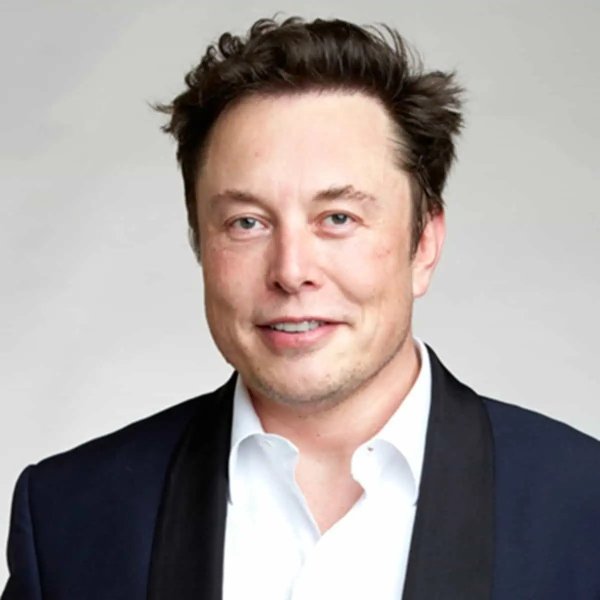
#> input picture cat.jpg, 1200 x 1200 px (shown at 1/2 size); the run also reads 1 picture not shown here
$ python main.py
#> lines starting #> are read from the running program, lines starting #| are printed output that depends on the picture
import requests
import time
import math
from PIL import Image


DOT_DIAMETER = 1
PUSH_COUNT = 1
INPUT_IMAGE = "cat.jpg"
PRINTED_WIDTH = 70

last_x = 0
last_y = 0


def dither(base_width: int = 50):
    img = Image.open("./" + INPUT_IMAGE).convert("L")
    wpercent = base_width / float(img.size[0])
    hsize = int((float(img.size[1]) * float(wpercent)))
    img = img.resize((base_width, hsize), Image.Resampling.LANCZOS)
    px = img.load()
    res = []
    for i in range(img.height):
        res.append([])
        for j in range(img.width):
            res[i].append(0)

    for y in range(img.height - 1):
        for x in range(img.width - 1):
            old_pixel = px[x, y]
            newpixel = round(old_pixel / 255)
            res[y][x] = newpixel
            quant_error = old_pixel - newpixel * 255
            res[y][x + 1] = px[x + 1, y] + quant_error * 7 / 16
            res[y + 1][x - 1] = px[x - 1, y + 1] + quant_error * 3 / 16
            res[y + 1][x] = px[x, y + 1] + quant_error * 5 / 16
            res[y + 1][x + 1] = px[x + 1, y + 1] + quant_error * 1 / 16

    res.pop()
    for i in range(len(res)):
        res[i].pop()
    return res


def dither_pil(base_width: int = 50):
#> called with base_width = 70
    img = Image.open("./" + INPUT_IMAGE).convert("L")
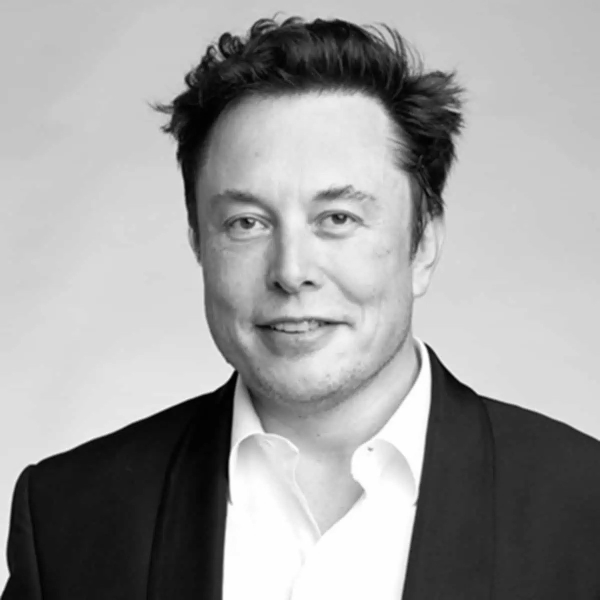
#> img: PIL image 1200x1200 L (shown at 1/2 size); min 0, max 255, mean 158
    wpercent = base_width / float(img.size[0])
#> wpercent = 0.0583
    hsize = int((float(img.size[1]) * float(wpercent)))
#> hsize = 70
    img = img.resize((base_width, hsize), Image.Resampling.LANCZOS)
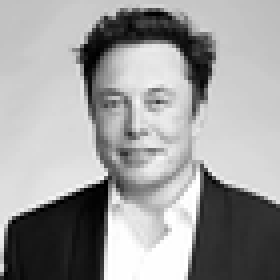
#> img: PIL image 70x70 L (shown 4 times larger); min 0, max 255, mean 158
    img.save(INPUT_IMAGE + "scaled.png")

    img = Image.open("./" + INPUT_IMAGE + "scaled.png").convert(
        mode="1", dither=Image.Dither.FLOYDSTEINBERG
    )
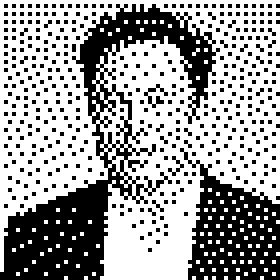
#> img: PIL image 70x70 1 (shown 4 times larger); 62.1% white; black in thin lines or dots

    img.save(INPUT_IMAGE + "dither.png")

    res = []
    for i in range(img.height):
        res.append([])
        for j in range(img.width):
            res[i].append(0)

    px = img.load()

    for y in range(img.height - 1):
        for x in range(img.width - 1):
            res[y][x] = round(px[x, y] / 255)
#> after the loop, res = 70 items

    return res


def dot(x, y):
    global last_x
    global last_y

    requests.get("http://localhost:3000/goto?x=" + str(x) + "&y=" + str(y))
    distance = math.sqrt(
        abs(x - last_x) * abs(x - last_x) + abs(y - last_y) * abs(y - last_y)
    )
    last_x = x
    last_y = y
    # print(distance)
    sleep_time = distance * 0.08
    if distance < (DOT_DIAMETER + 1):
        time.sleep(0.2)
    else:
        time.sleep(sleep_time)

    for i in range(PUSH_COUNT):
        requests.get("http://localhost:3000/down")
        time.sleep(0.2)
        requests.get("http://localhost:3000/up")
        time.sleep(0.2)


def zero():
    requests.get("http://localhost:3000/up")
    requests.get("http://localhost:3000/goto?x=0&y=0")
    time.sleep(5)


def test_square(w: int = 15):
    # for choosing the right dot diameter
    for i in range(w):
        for j in range(w):
            dot(i * DOT_DIAMETER, j * DOT_DIAMETER)


def print_picture():
    dithered_image = dither_pil(PRINTED_WIDTH)
#> dithered_image = 70 items
    total_dots = len(dithered_image) * len(dithered_image[0])
#> total_dots = 4900
    completed_dots = 0
    for y in range(len(dithered_image) - 1):
        for x in range(len(dithered_image[0]) - 1):
            completed_dots += 1
            if dithered_image[y][x] == 0:
                dot(x * DOT_DIAMETER, y * DOT_DIAMETER)
                print(str(round((completed_dots / total_dots * 100))) + "% Complete")
#> this loop made 2 passes
#> after the loop, completed_dots = 71


zero()
print_picture()
#> (the call stopped at in dot, `requests.get("http://localhost:3000/down")`: the network is not available in this run)
